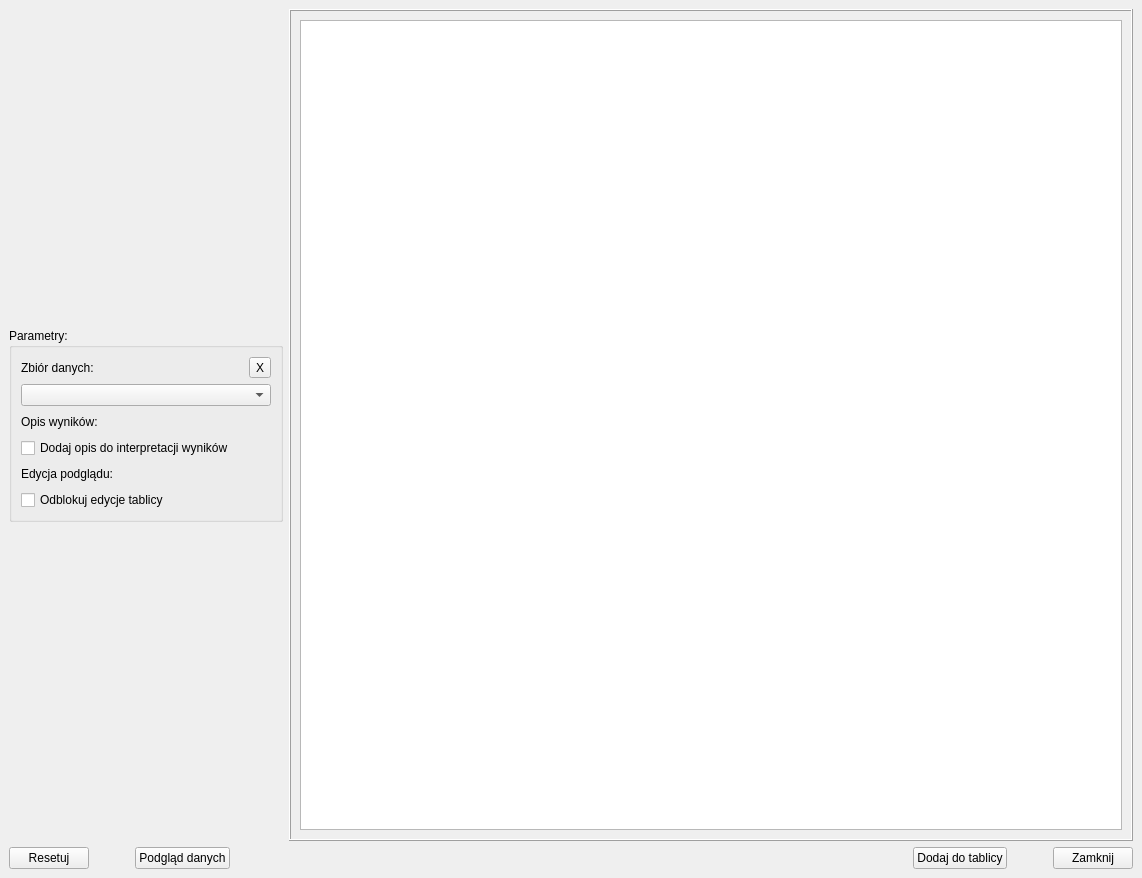
<?xml version="1.0" encoding="UTF-8"?>
<ui version="4.0">
 <class>MainWindow_Test_Kolomogorova_Smirnova</class>
 <widget class="QMainWindow" name="MainWindow_Test_Kolomogorova_Smirnova">
  <property name="windowModality">
   <enum>Qt::WindowModal</enum>
  </property>
  <property name="geometry">
   <rect>
    <x>0</x>
    <y>0</y>
    <width>1142</width>
    <height>878</height>
   </rect>
  </property>
  <property name="windowTitle">
   <string>Test Kołomogorova-Smirnova</string>
  </property>
  <widget class="QWidget" name="centralwidget">
   <layout class="QVBoxLayout" name="verticalLayout_12">
    <item>
     <layout class="QHBoxLayout" name="horizontalLayout_2">
      <item>
       <layout class="QHBoxLayout" name="horizontalLayout">
        <item>
         <layout class="QVBoxLayout" name="verticalLayout_2">
          <item>
           <spacer name="verticalSpacer_2">
            <property name="orientation">
             <enum>Qt::Vertical</enum>
            </property>
            <property name="sizeHint" stdset="0">
             <size>
              <width>20</width>
              <height>40</height>
             </size>
            </property>
           </spacer>
          </item>
          <item>
           <widget class="QGroupBox" name="groupBox">
            <property name="sizePolicy">
             <sizepolicy hsizetype="Fixed" vsizetype="Fixed">
              <horstretch>0</horstretch>
              <verstretch>0</verstretch>
             </sizepolicy>
            </property>
            <property name="title">
             <string>Parametry:</string>
            </property>
            <layout class="QVBoxLayout" name="verticalLayout_13">
             <item>
              <layout class="QVBoxLayout" name="verticalLayout_3">
               <item>
                <layout class="QHBoxLayout" name="horizontalLayout_3">
                 <item>
                  <widget class="QLabel" name="label">
                   <property name="text">
                    <string>Zbiór danych:</string>
                   </property>
                  </widget>
                 </item>
                 <item>
                  <spacer name="horizontalSpacer">
                   <property name="orientation">
                    <enum>Qt::Horizontal</enum>
                   </property>
                   <property name="sizeHint" stdset="0">
                    <size>
                     <width>40</width>
                     <height>20</height>
                    </size>
                   </property>
                  </spacer>
                 </item>
                 <item>
                  <widget class="QToolButton" name="toolButton_Data_Column">
                   <property name="text">
                    <string>X</string>
                   </property>
                  </widget>
                 </item>
                </layout>
               </item>
               <item>
                <widget class="QComboBox" name="comboBox_Data_Column">
                 <property name="minimumSize">
                  <size>
                   <width>250</width>
                   <height>0</height>
                  </size>
                 </property>
                 <property name="placeholderText">
                  <string>Wybierz kolumne danych...</string>
                 </property>
                </widget>
               </item>
              </layout>
             </item>
             <item>
              <layout class="QVBoxLayout" name="verticalLayout_4">
               <item>
                <layout class="QHBoxLayout" name="horizontalLayout_5">
                 <item>
                  <widget class="QLabel" name="label_3">
                   <property name="text">
                    <string>Opis wyników:</string>
                   </property>
                  </widget>
                 </item>
                 <item>
                  <spacer name="horizontalSpacer_5">
                   <property name="orientation">
                    <enum>Qt::Horizontal</enum>
                   </property>
                   <property name="sizeHint" stdset="0">
                    <size>
                     <width>40</width>
                     <height>20</height>
                    </size>
                   </property>
                  </spacer>
                 </item>
                </layout>
               </item>
               <item>
                <widget class="QCheckBox" name="checkBox_Description_Of_Results">
                 <property name="text">
                  <string>Dodaj opis do interpretacji wyników</string>
                 </property>
                </widget>
               </item>
              </layout>
             </item>
             <item>
              <layout class="QVBoxLayout" name="verticalLayout_16">
               <item>
                <layout class="QHBoxLayout" name="horizontalLayout_15">
                 <item>
                  <widget class="QLabel" name="label_12">
                   <property name="text">
                    <string>Edycja podglądu:</string>
                   </property>
                  </widget>
                 </item>
                 <item>
                  <spacer name="horizontalSpacer_14">
                   <property name="orientation">
                    <enum>Qt::Horizontal</enum>
                   </property>
                   <property name="sizeHint" stdset="0">
                    <size>
                     <width>40</width>
                     <height>20</height>
                    </size>
                   </property>
                  </spacer>
                 </item>
                </layout>
               </item>
               <item>
                <widget class="QCheckBox" name="checkBox_Board_Is_Enabled">
                 <property name="text">
                  <string>Odblokuj edycje tablicy</string>
                 </property>
                 <property name="checked">
                  <bool>false</bool>
                 </property>
                </widget>
               </item>
              </layout>
             </item>
            </layout>
           </widget>
          </item>
          <item>
           <spacer name="verticalSpacer">
            <property name="orientation">
             <enum>Qt::Vertical</enum>
            </property>
            <property name="sizeHint" stdset="0">
             <size>
              <width>20</width>
              <height>40</height>
             </size>
            </property>
           </spacer>
          </item>
         </layout>
        </item>
       </layout>
      </item>
      <item>
       <widget class="QFrame" name="frame">
        <property name="frameShape">
         <enum>QFrame::Box</enum>
        </property>
        <property name="frameShadow">
         <enum>QFrame::Raised</enum>
        </property>
        <layout class="QVBoxLayout" name="verticalLayout_14">
         <item>
          <widget class="QTextEdit" name="textEdit_Preview_Board">
           <property name="enabled">
            <bool>true</bool>
           </property>
           <property name="sizePolicy">
            <sizepolicy hsizetype="Expanding" vsizetype="Expanding">
             <horstretch>0</horstretch>
             <verstretch>0</verstretch>
            </sizepolicy>
           </property>
           <property name="font">
            <font>
             <family>Segoe UI</family>
             <pointsize>14</pointsize>
            </font>
           </property>
           <property name="styleSheet">
            <string notr="true">QTextEdit{
font-size: 14pt;
font-family: &quot;Segoe UI&quot;;
}</string>
           </property>
           <property name="readOnly">
            <bool>true</bool>
           </property>
           <property name="html">
            <string>&lt;!DOCTYPE HTML PUBLIC &quot;-//W3C//DTD HTML 4.0//EN&quot; &quot;http://www.w3.org/TR/REC-html40/strict.dtd&quot;&gt;
&lt;html&gt;&lt;head&gt;&lt;meta name=&quot;qrichtext&quot; content=&quot;1&quot; /&gt;&lt;meta charset=&quot;utf-8&quot; /&gt;&lt;style type=&quot;text/css&quot;&gt;
p, li { white-space: pre-wrap; }
hr { height: 1px; border-width: 0; }
li.unchecked::marker { content: &quot;\2610&quot;; }
li.checked::marker { content: &quot;\2612&quot;; }
&lt;/style&gt;&lt;/head&gt;&lt;body style=&quot; font-family:'Segoe UI'; font-size:14pt; font-weight:400; font-style:normal;&quot;&gt;
&lt;p style=&quot;-qt-paragraph-type:empty; margin-top:0px; margin-bottom:0px; margin-left:0px; margin-right:0px; -qt-block-indent:0; text-indent:0px;&quot;&gt;&lt;br /&gt;&lt;/p&gt;&lt;/body&gt;&lt;/html&gt;</string>
           </property>
          </widget>
         </item>
        </layout>
       </widget>
      </item>
     </layout>
    </item>
    <item>
     <layout class="QHBoxLayout" name="horizontalLayout_11">
      <item>
       <widget class="QPushButton" name="pushButton_Reset_Options">
        <property name="text">
         <string>Resetuj</string>
        </property>
       </widget>
      </item>
      <item>
       <spacer name="horizontalSpacer_4">
        <property name="orientation">
         <enum>Qt::Horizontal</enum>
        </property>
        <property name="sizeType">
         <enum>QSizePolicy::Fixed</enum>
        </property>
        <property name="sizeHint" stdset="0">
         <size>
          <width>40</width>
          <height>20</height>
         </size>
        </property>
       </spacer>
      </item>
      <item>
       <widget class="QPushButton" name="pushButton_Data_Preview">
        <property name="text">
         <string>Podgląd danych</string>
        </property>
       </widget>
      </item>
      <item>
       <spacer name="horizontalSpacer_2">
        <property name="orientation">
         <enum>Qt::Horizontal</enum>
        </property>
        <property name="sizeHint" stdset="0">
         <size>
          <width>40</width>
          <height>20</height>
         </size>
        </property>
       </spacer>
      </item>
      <item>
       <widget class="QPushButton" name="pushButton_Add_To_Board">
        <property name="text">
         <string>Dodaj do tablicy</string>
        </property>
       </widget>
      </item>
      <item>
       <spacer name="horizontalSpacer_3">
        <property name="orientation">
         <enum>Qt::Horizontal</enum>
        </property>
        <property name="sizeType">
         <enum>QSizePolicy::Fixed</enum>
        </property>
        <property name="sizeHint" stdset="0">
         <size>
          <width>40</width>
          <height>20</height>
         </size>
        </property>
       </spacer>
      </item>
      <item>
       <widget class="QPushButton" name="pushButton_Close">
        <property name="text">
         <string>Zamknij</string>
        </property>
       </widget>
      </item>
     </layout>
    </item>
   </layout>
  </widget>
 </widget>
 <resources/>
 <connections>
  <connection>
   <sender>toolButton_Data_Column</sender>
   <signal>clicked()</signal>
   <receiver>comboBox_Data_Column</receiver>
   <slot>clearEditText()</slot>
   <hints>
    <hint type="sourcelabel">
     <x>335</x>
     <y>79</y>
    </hint>
    <hint type="destinationlabel">
     <x>184</x>
     <y>108</y>
    </hint>
   </hints>
  </connection>
  <connection>
   <sender>pushButton_Close</sender>
   <signal>clicked()</signal>
   <receiver>MainWindow_Test_Kolomogorova_Smirnova</receiver>
   <slot>close()</slot>
   <hints>
    <hint type="sourcelabel">
     <x>1094</x>
     <y>782</y>
    </hint>
    <hint type="destinationlabel">
     <x>570</x>
     <y>402</y>
    </hint>
   </hints>
  </connection>
  <connection>
   <sender>checkBox_Board_Is_Enabled</sender>
   <signal>clicked(bool)</signal>
   <receiver>textEdit_Preview_Board</receiver>
   <slot>setDisabled(bool)</slot>
   <hints>
    <hint type="sourcelabel">
     <x>147</x>
     <y>475</y>
    </hint>
    <hint type="destinationlabel">
     <x>711</x>
     <y>422</y>
    </hint>
   </hints>
  </connection>
 </connections>
</ui>
